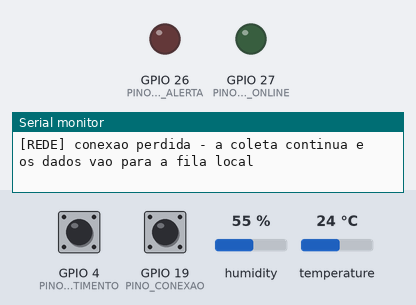
This sketch was run on a simulated ESP32. Shown: output pins drawn as LEDs (lit = HIGH), the last lines printed to the serial monitor. Dashed ring = blinking. The inputs (shaded band) are chosen by the test bench; at power-on: GPIO 19 (PINO_CONEXAO) LOW, GPIO 4 (PINO_BATIMENTO) HIGH, humidity 55 %, temperature 24 °C. Storage starts empty.

Above: at 1.2 s.
1.3 s: GPIO 19 (PINO_CONEXAO) driven HIGH
At 2.9 s:
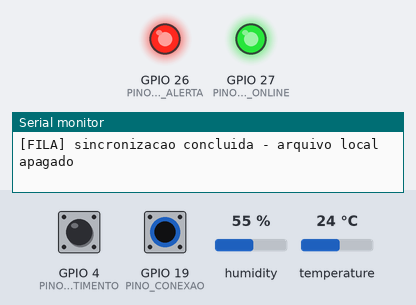
3.5 s: GPIO 19 (PINO_CONEXAO) driven LOW
At 3.8 s:
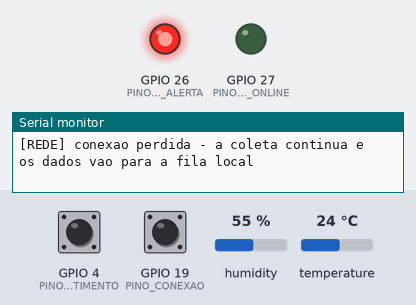
9.5 s: GPIO 19 (PINO_CONEXAO) pulsed HIGH 2 times (0.12 s each, 0.3 s apart)
At 9.86 s:
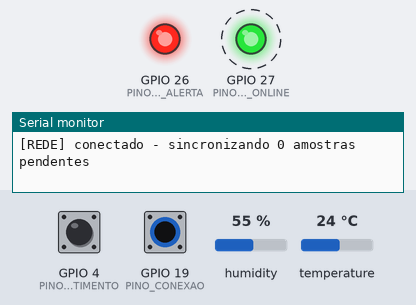
11.6 s: GPIO 4 (PINO_BATIMENTO) driven LOW and GPIO 19 (PINO_CONEXAO) driven HIGH
At 12.9 s:
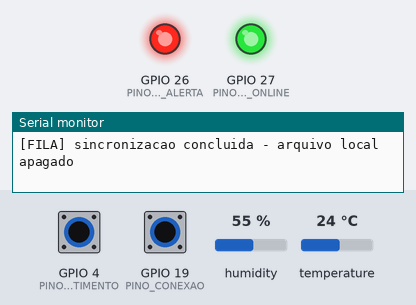
Timing chart, 0 to 14.6 s (numbered marks = the images above; inputs shaded):
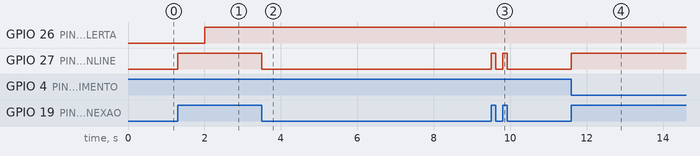

The sketch:

sketch.ino
```cpp
/*
 * CardioIA - Fase 3 | Parte 1: Armazenamento e processamento local (Edge Computing)
 * Grupo 66
 *
 * Simula um wearable cardiaco no ESP32:
 *   - DHT22 ............. temperatura (simulando sensor de pele) e umidade
 *   - botao vermelho .... cada aperto = 1 batimento; o ESP32 calcula o BPM
 *   - chave deslizante .. simula a conectividade Wi-Fi (variavel booleana)
 *   - LED vermelho ...... alerta clinico local (funciona mesmo sem rede)
 *   - LED verde ......... dispositivo "online"
 *
 * Fluxo (store-and-forward):
 *   leitura -> avaliacao de alertas na borda -> fila local (SPIFFS)
 *           -> [se conectado] envio para a "nuvem" via Serial.println
 *           -> arquivo local apagado quando a fila esvazia
 *
 * Toda leitura passa pela fila, conectado ou nao. Assim existe um unico caminho
 * de dados e nenhuma amostra depende de a rede estar disponivel no instante da
 * coleta. Se o SPIFFS nao montar, o Monitor Serial vira o registro offline.
 */

#include <Arduino.h>
#include <FS.h>
#include <SPIFFS.h>
#include <DHTesp.h>

// ----------------------------------------------------------------------- pinos
constexpr uint8_t PINO_DHT        = 15;
constexpr uint8_t PINO_BATIMENTO  = 4;
constexpr uint8_t PINO_CONEXAO    = 19;
constexpr uint8_t PINO_LED_ALERTA = 26;
constexpr uint8_t PINO_LED_ONLINE = 27;

// ------------------------------------------------------------------ amostragem
// 2 s e o periodo minimo de leitura do DHT22.
constexpr uint32_t INTERVALO_LEITURA_MS = 2000;

// ------------------------------------------------------ armazenamento limitado
// Modelo de negocio: monitoramento domiciliar de paciente pos-alta cardiologica.
// A maior janela sem conexao que o produto precisa cobrir e uma noite inteira
// (roteador desligado, paciente dormindo fora de casa):
//   8 h x 3600 s / 2 s = 14.400 amostras  (~30 bytes cada = ~430 KB no SPIFFS)
// Ao atingir o limite, descarta-se em lote 10% das amostras NORMAIS mais antigas.
// Amostras com alerta so sao descartadas se a fila inteira for de alertas.
// Para ver a compactacao no simulador, reduza MAX_AMOSTRAS para 20.
constexpr uint32_t MAX_AMOSTRAS  = 14400;
constexpr uint32_t DESCARTE_LOTE = MAX_AMOSTRAS / 10;

// Envio em lotes para nao travar a coleta durante uma sincronizacao longa.
constexpr uint16_t LOTE_ENVIO = 20;

// ------------------------------------------------------ deteccao de batimento
// 250 ms de periodo refratario = teto de 240 bpm; tambem absorve ruido do botao.
constexpr uint32_t REFRATARIO_MS = 250;
// Sem batimento por 5 s, o BPM vai a zero (sem pulso / sensor solto).
constexpr uint32_t SEM_PULSO_MS  = 5000;
// O BPM e a media dos ultimos 5 intervalos entre batimentos (IBI).
constexpr uint8_t  JANELA_IBI    = 5;

// ---------------------------------------------- limiares definidos pelo grupo
constexpr uint16_t BPM_TAQUICARDIA = 120;
constexpr uint16_t BPM_BRADICARDIA = 50;
constexpr float    TEMP_FEBRE      = 38.0f;
constexpr float    TEMP_HIPOTERMIA = 35.0f;

// Alertas sao bits: uma amostra pode ter varios ao mesmo tempo.
enum Alerta : uint8_t {
  ALERTA_TAQUICARDIA = 1 << 0,
  ALERTA_BRADICARDIA = 1 << 1,
  ALERTA_SEM_PULSO   = 1 << 2,
  ALERTA_FEBRE       = 1 << 3,
  ALERTA_HIPOTERMIA  = 1 << 4,
  ALERTA_FALHA_DHT   = 1 << 5,
};

struct NomeAlerta {
  uint8_t bit;
  const char* nome;
};

const NomeAlerta NOMES_ALERTA[] = {
  {ALERTA_TAQUICARDIA, "TAQUICARDIA"},
  {ALERTA_BRADICARDIA, "BRADICARDIA"},
  {ALERTA_SEM_PULSO,   "SEM_PULSO"},
  {ALERTA_FEBRE,       "FEBRE"},
  {ALERTA_HIPOTERMIA,  "HIPOTERMIA"},
  {ALERTA_FALHA_DHT,   "FALHA_SENSOR_TEMP"},
};

struct Amostra {
  uint32_t seq;          // numero sequencial: permite deduplicar na nuvem
  uint32_t instanteMs;   // millis() da coleta
  float    temperatura;
  float    umidade;
  uint16_t bpm;
  uint8_t  alertas;
};

const char* ARQ_FILA = "/fila.csv";
const char* ARQ_TEMP = "/fila.tmp";

DHTesp dht;

bool     fsDisponivel    = false;
uint32_t pendentes       = 0;   // amostras na fila ainda nao enviadas
uint32_t offsetEnvio     = 0;   // posicao (bytes) da proxima linha a enviar
uint32_t proximoSeq      = 1;
uint32_t ultimaLeituraMs = 0;
bool     onlineAnterior  = false;

// ------------------------------------------------- batimentos (interrupcao)
portMUX_TYPE muxBatimento = portMUX_INITIALIZER_UNLOCKED;
volatile uint32_t ultimoBatimentoMs = 0;
volatile uint32_t ibis[JANELA_IBI];
volatile uint8_t  idxIbi = 0;
volatile uint8_t  qtdIbi = 0;

// Usar interrupcao (e nao leitura no loop) garante que nenhum aperto se perca
// enquanto o loop esta ocupado gravando no SPIFFS ou sincronizando a fila.
void IRAM_ATTR aoDetectarBatimento() {
  uint32_t agora = millis();
  portENTER_CRITICAL_ISR(&muxBatimento);
  uint32_t ibi = agora - ultimoBatimentoMs;
  if (ultimoBatimentoMs == 0 || ibi >= REFRATARIO_MS) {
    if (ultimoBatimentoMs != 0 && ibi < SEM_PULSO_MS) {
      ibis[idxIbi] = ibi;
      idxIbi = (idxIbi + 1) % JANELA_IBI;
      if (qtdIbi < JANELA_IBI) qtdIbi++;
    } else {
      // Pausa longa: o ritmo anterior nao representa mais o paciente.
      qtdIbi = 0;
      idxIbi = 0;
    }
    ultimoBatimentoMs = agora;
  }
  portEXIT_CRITICAL_ISR(&muxBatimento);
}

uint16_t calcularBpm() {
  portENTER_CRITICAL(&muxBatimento);
  uint32_t ultimo = ultimoBatimentoMs;
  uint8_t  qtd    = qtdIbi;
  uint32_t soma   = 0;
  for (uint8_t i = 0; i < qtd; i++) soma += ibis[i];
  portEXIT_CRITICAL(&muxBatimento);

  if (ultimo == 0 || millis() - ultimo > SEM_PULSO_MS || qtd < 2) return 0;
  return (uint16_t)(60000UL * qtd / soma);
}

// ------------------------------------------------------- processamento local
uint8_t avaliarAlertas(float temperatura, uint16_t bpm, bool dhtOk) {
  uint8_t alertas = 0;

  if (bpm == 0)                    alertas |= ALERTA_SEM_PULSO;
  else if (bpm > BPM_TAQUICARDIA)  alertas |= ALERTA_TAQUICARDIA;
  else if (bpm < BPM_BRADICARDIA)  alertas |= ALERTA_BRADICARDIA;

  if (!dhtOk)                              alertas |= ALERTA_FALHA_DHT;
  else if (temperatura > TEMP_FEBRE)       alertas |= ALERTA_FEBRE;
  else if (temperatura < TEMP_HIPOTERMIA)  alertas |= ALERTA_HIPOTERMIA;

  return alertas;
}

String descreverAlertas(uint8_t alertas) {
  if (alertas == 0) return "nenhum";
  String texto;
  for (const NomeAlerta& n : NOMES_ALERTA) {
    if (alertas & n.bit) {
      if (texto.length()) texto += ", ";
      texto += n.nome;
    }
  }
  return texto;
}

Amostra coletar() {
  TempAndHumidity th = dht.getTempAndHumidity();
  bool dhtOk = dht.getStatus() == DHTesp::ERROR_NONE;

  Amostra a;
  a.seq         = proximoSeq++;
  a.instanteMs  = millis();
  a.temperatura = dhtOk ? th.temperature : 0.0f;
  a.umidade     = dhtOk ? th.humidity : 0.0f;
  a.bpm         = calcularBpm();
  a.alertas     = avaliarAlertas(a.temperatura, a.bpm, dhtOk);
  return a;
}

// --------------------------------------------------------------- serializacao
// Formato da linha no SPIFFS: seq,instante_ms,temperatura,umidade,bpm,alertas
String paraCsv(const Amostra& a) {
  char linha[64];
  snprintf(linha, sizeof(linha), "%lu,%lu,%.1f,%.1f,%u,%u",
           (unsigned long)a.seq, (unsigned long)a.instanteMs,
           a.temperatura, a.umidade, a.bpm, a.alertas);
  return String(linha);
}

bool deCsv(const String& linha, Amostra& a) {
  unsigned long seq, instante;
  float temperatura, umidade;
  unsigned bpm, alertas;
  if (sscanf(linha.c_str(), "%lu,%lu,%f,%f,%u,%u",
             &seq, &instante, &temperatura, &umidade, &bpm, &alertas) != 6) {
    return false;
  }
  a.seq = seq;
  a.instanteMs = instante;
  a.temperatura = temperatura;
  a.umidade = umidade;
  a.bpm = bpm;
  a.alertas = alertas;
  return true;
}

uint8_t alertasDaLinha(const String& linha) {
  return (uint8_t)linha.substring(linha.lastIndexOf(',') + 1).toInt();
}

// Mesmo formato JSON que a Parte 2 publica no MQTT.
String paraJson(const Amostra& a) {
  String alertas = "[";
  for (const NomeAlerta& n : NOMES_ALERTA) {
    if (a.alertas & n.bit) {
      if (alertas.length() > 1) alertas += ',';
      alertas += '"';
      alertas += n.nome;
      alertas += '"';
    }
  }
  alertas += ']';

  char temperatura[8] = "null";
  char umidade[8]     = "null";
  if (!(a.alertas & ALERTA_FALHA_DHT)) {
    snprintf(temperatura, sizeof(temperatura), "%.1f", a.temperatura);
    snprintf(umidade, sizeof(umidade), "%.1f", a.umidade);
  }

  char json[224];
  snprintf(json, sizeof(json),
           "{\"paciente\":\"p001\",\"seq\":%lu,\"atraso_s\":%lu,"
           "\"temp\":%s,\"umid\":%s,\"bpm\":%u,\"alertas\":%s}",
           (unsigned long)a.seq,
           (unsigned long)((millis() - a.instanteMs) / 1000),
           temperatura, umidade, a.bpm, alertas.c_str());
  return String(json);
}

// ---------------------------------------------------- fila local (SPIFFS)
void carregarFilaExistente() {
  File f = SPIFFS.open(ARQ_FILA, FILE_READ);
  if (!f) return;
  uint32_t maiorSeq = 0;
  while (f.available()) {
    String linha = f.readStringUntil('\n');
    Amostra a;
    if (linha.length() && deCsv(linha, a)) {
      pendentes++;
      if (a.seq > maiorSeq) maiorSeq = a.seq;
    }
  }
  f.close();
  proximoSeq = maiorSeq + 1;
  if (pendentes) {
    Serial.printf("[FILA] %lu amostras de uma execucao anterior aguardando envio\n",
                  (unsigned long)pendentes);
  }
}

// Reescreve a fila sem as amostras mais antigas. Retorna quantas descartou.
uint32_t compactarFila(bool preservarAlertas) {
  File origem  = SPIFFS.open(ARQ_FILA, FILE_READ);
  File destino = SPIFFS.open(ARQ_TEMP, FILE_WRITE);
  if (!origem || !destino) return 0;

  origem.seek(offsetEnvio);   // o que ja foi enviado nao entra na copia
  uint32_t descartadas = 0;
  uint32_t mantidas    = 0;
  while (origem.available()) {
    String linha = origem.readStringUntil('\n');
    if (linha.length() == 0) continue;
    bool descartar = descartadas < DESCARTE_LOTE &&
                     (!preservarAlertas || alertasDaLinha(linha) == 0);
    if (descartar) {
      descartadas++;
      continue;
    }
    destino.print(linha);
    destino.print('\n');
    mantidas++;
  }
  origem.close();
  destino.close();

  SPIFFS.remove(ARQ_FILA);
  SPIFFS.rename(ARQ_TEMP, ARQ_FILA);
  offsetEnvio = 0;
  pendentes   = mantidas;
  return descartadas;
}

void abrirEspacoNaFila() {
  uint32_t descartadas = compactarFila(true);
  if (descartadas == 0) descartadas = compactarFila(false);  // fila so de alertas
  Serial.printf("[FILA] limite de %lu amostras atingido: %lu normais mais antigas "
                "descartadas, alertas preservados\n",
                (unsigned long)MAX_AMOSTRAS, (unsigned long)descartadas);
}

void armazenar(const Amostra& a) {
  String linha = paraCsv(a);

  if (!fsDisponivel) {
    Serial.println("[REGISTRO-SERIAL] " + linha);
    return;
  }

  if (pendentes >= MAX_AMOSTRAS) abrirEspacoNaFila();

  File f = SPIFFS.open(ARQ_FILA, FILE_APPEND);
  if (!f) {
    Serial.println("[REGISTRO-SERIAL] " + linha);
    return;
  }
  // print + '\n' (e nao println) para nao gravar '\r' no arquivo.
  f.print(linha);
  f.print('\n');
  f.close();
  pendentes++;
}

// ------------------------------------------------------ envio para a nuvem
// Nesta parte a "nuvem" e o Monitor Serial, como pede o enunciado.
bool enviarParaNuvem(const Amostra& a) {
  Serial.print("[NUVEM] ");
  Serial.println(paraJson(a));
  return true;
}

void sincronizarFila() {
  if (!fsDisponivel || pendentes == 0) return;

  File f = SPIFFS.open(ARQ_FILA, FILE_READ);
  if (!f) {
    pendentes = 0;
    offsetEnvio = 0;
    return;
  }

  // Envia a partir de onde parou: a fila e lida sequencialmente e so e apagada
  // quando esvazia, sem reescrever o arquivo a cada lote.
  f.seek(offsetEnvio);
  uint16_t enviadas = 0;
  while (enviadas < LOTE_ENVIO && f.available()) {
    String linha = f.readStringUntil('\n');
    if (linha.length() == 0) {
      offsetEnvio = f.position();
      continue;
    }
    Amostra a;
    if (deCsv(linha, a) && !enviarParaNuvem(a)) break;  // falhou: tenta de novo depois
    offsetEnvio = f.position();
    if (pendentes) pendentes--;
    enviadas++;
  }
  bool esvaziou = !f.available();
  f.close();

  if (esvaziou) {
    SPIFFS.remove(ARQ_FILA);
    offsetEnvio = 0;
    pendentes   = 0;
    Serial.println("[FILA] sincronizacao concluida - arquivo local apagado");
  }
}

// ------------------------------------------------------------------- logs
void registrarLeitura(const Amostra& a, bool online) {
  Serial.printf("[LEITURA #%lu] T=%.1fC U=%.1f%% BPM=%u | alertas: %s | rede: %s | fila: %lu\n",
                (unsigned long)a.seq, a.temperatura, a.umidade, a.bpm,
                descreverAlertas(a.alertas).c_str(),
                online ? "ONLINE" : "OFFLINE", (unsigned long)pendentes);
}

void registrarMudancaDeRede(bool online) {
  if (online) {
    Serial.printf("[REDE] conectado - sincronizando %lu amostras pendentes\n",
                  (unsigned long)pendentes);
  } else {
    Serial.println("[REDE] conexao perdida - a coleta continua e os dados vao para a fila local");
  }
}

// ------------------------------------------------------------------ setup
void setup() {
  Serial.begin(115200);

  pinMode(PINO_BATIMENTO, INPUT_PULLUP);
  pinMode(PINO_CONEXAO, INPUT);          // a chave liga o pino a 3V3 ou a GND
  pinMode(PINO_LED_ALERTA, OUTPUT);
  pinMode(PINO_LED_ONLINE, OUTPUT);
  attachInterrupt(digitalPinToInterrupt(PINO_BATIMENTO), aoDetectarBatimento, FALLING);

  dht.setup(PINO_DHT, DHTesp::DHT22);

  fsDisponivel = SPIFFS.begin(true);     // true = formata na primeira execucao
  if (fsDisponivel) {
    carregarFilaExistente();
  } else {
    Serial.println("[FS] SPIFFS indisponivel - o Monitor Serial sera o registro offline");
  }

  Serial.println();
  Serial.println("==============================================================");
  Serial.println(" CardioIA - Fase 3 | Parte 1: Edge Computing (Grupo 66)");
  Serial.printf(" Leitura a cada %lu ms | fila maxima: %lu amostras\n",
                (unsigned long)INTERVALO_LEITURA_MS, (unsigned long)MAX_AMOSTRAS);
  Serial.println(" Aperte o botao no ritmo do coracao | chave = conectividade");
  Serial.println("==============================================================");

  onlineAnterior = digitalRead(PINO_CONEXAO) == HIGH;
  registrarMudancaDeRede(onlineAnterior);
}

// ------------------------------------------------------------------- loop
void loop() {
  bool online = digitalRead(PINO_CONEXAO) == HIGH;   // a "variavel booleana" de Wi-Fi
  digitalWrite(PINO_LED_ONLINE, online);
  if (online != onlineAnterior) {
    registrarMudancaDeRede(online);
    onlineAnterior = online;
  }

  if (millis() - ultimaLeituraMs >= INTERVALO_LEITURA_MS) {
    ultimaLeituraMs = millis();
    Amostra a = coletar();
    digitalWrite(PINO_LED_ALERTA, a.alertas ? HIGH : LOW);   // alerta local, sem depender da rede
    armazenar(a);
    registrarLeitura(a, online);
  }

  if (online) sincronizarFila();
}
```

Measured:
- after the input at 1.3 s, GPIO 27 (PINO_LED_ONLINE): LOW → HIGH at once
- after the input at 3.5 s, GPIO 27 (PINO_LED_ONLINE): HIGH → LOW at once
- after the input at 9.5 s, GPIO 27 (PINO_LED_ONLINE): alternates HIGH for 0.12 s and LOW for 0.18 s, 4 changes in all, then stays LOW, starting at once
- after the input at 11.6 s, GPIO 27 (PINO_LED_ONLINE): LOW → HIGH at once
